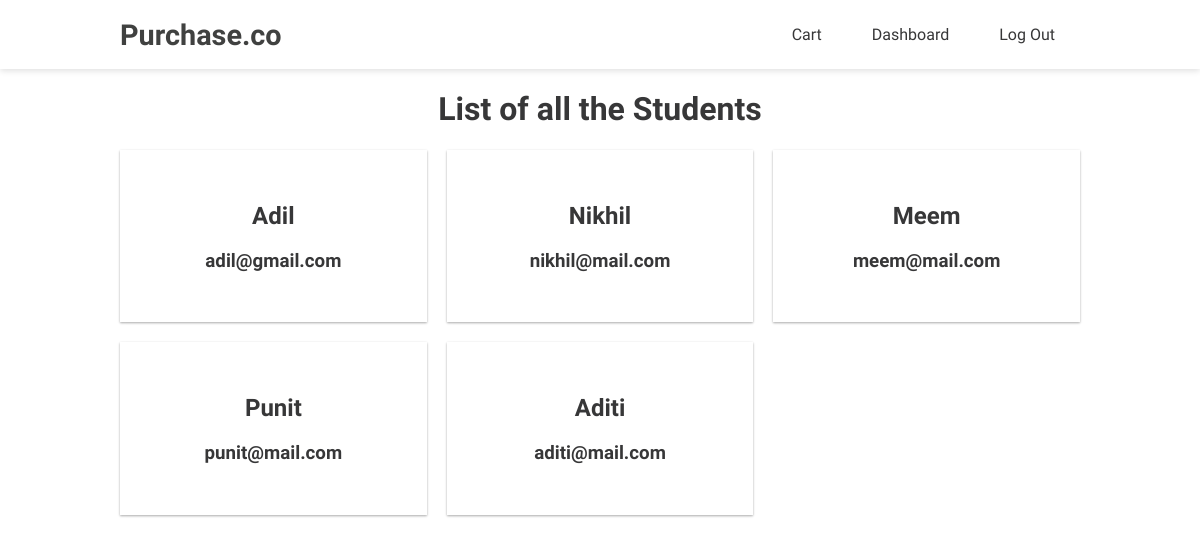
Screenshot of /view-users.php (signed in) with the database file from the repository.
### tables this page shows
CREATE TABLE `users` (
  `id` int(100) NOT NULL,
  `username` varchar(100) NOT NULL,
  `email` varchar(100) NOT NULL,
  `password` varchar(200) NOT NULL,
  `address` varchar(200) NOT NULL,
  `phone` varchar(10) NOT NULL,
  `user_role` int(10) NOT NULL
);

### view-users.php (the view, shortened to what this page needs)
<?php
    if (!isset($_SESSION['username'])):
        header('Location:login.php');
    else :
        include("config/db.php");
        include("include/header.php");
?>
    <div class="container">
        <h1 style="text-align: center;">List of all the Students</h1>
        <div class="cards" id="data">
            <?php
                $sql = "SELECT * FROM users WHERE user_role = 0";
                $result = mysqli_query($conn, $sql) or die('Error');
                if (mysqli_num_rows($result) > 0) {
                    while ($row = mysqli_fetch_assoc($result)) {
                        $username = $row['username'];
                        $email = $row['email'];
            ?>
                        <div class="card">
                            <h2><?php echo $username ?></h2>
                            <h3><?php echo $email ?></h3>
                        </div>
            <?php
                    }
                }
                else {
                    $error = 'No Students found';
                }
            ?>
        </div>
    </div>
<?php
    include("include/footer.php");
    endif
?>

### css/main.css (style rules this page uses)
html, body { margin: 0; padding: 0; color: #373738; background: #fff; font-family: 'Varela Round', sans-serif; scroll-behavior: smooth; }
.container { width: 80%; margin: 0 auto; }
.cards { display: grid; grid-gap: 20px; grid-template-columns: repeat(auto-fit, minmax(250px, 1fr)); align-content: center; justify-content: center; }
.card { text-align: center; padding: 2em; background-color: #fff; box-shadow: 0 1px 3px rgba(0,0,0,0.12), 0 1px 2px rgba(0,0,0,0.24); transition: all .3s ease-in-out; -webkit-transition: all .3s ease-in-out; -moz-transition: all .3s ease-in-out; -ms-transition: all .3s ease-in-out; -o-transition: all .3s ease-in-out; }
#data { animation: dataIn 1s ease-in-out forwards; -webkit-animation: dataIn 1s ease-in-out forwards; opacity: 0; }

### rows the page displays
users: username "Adil", email "adil@gmail.com"
users: username "Nikhil", email "nikhil@mail.com"
users: username "Meem", email "meem@mail.com"
users: username "Punit", email "punit@mail.com"
users: username "Aditi", email "aditi@mail.com"
